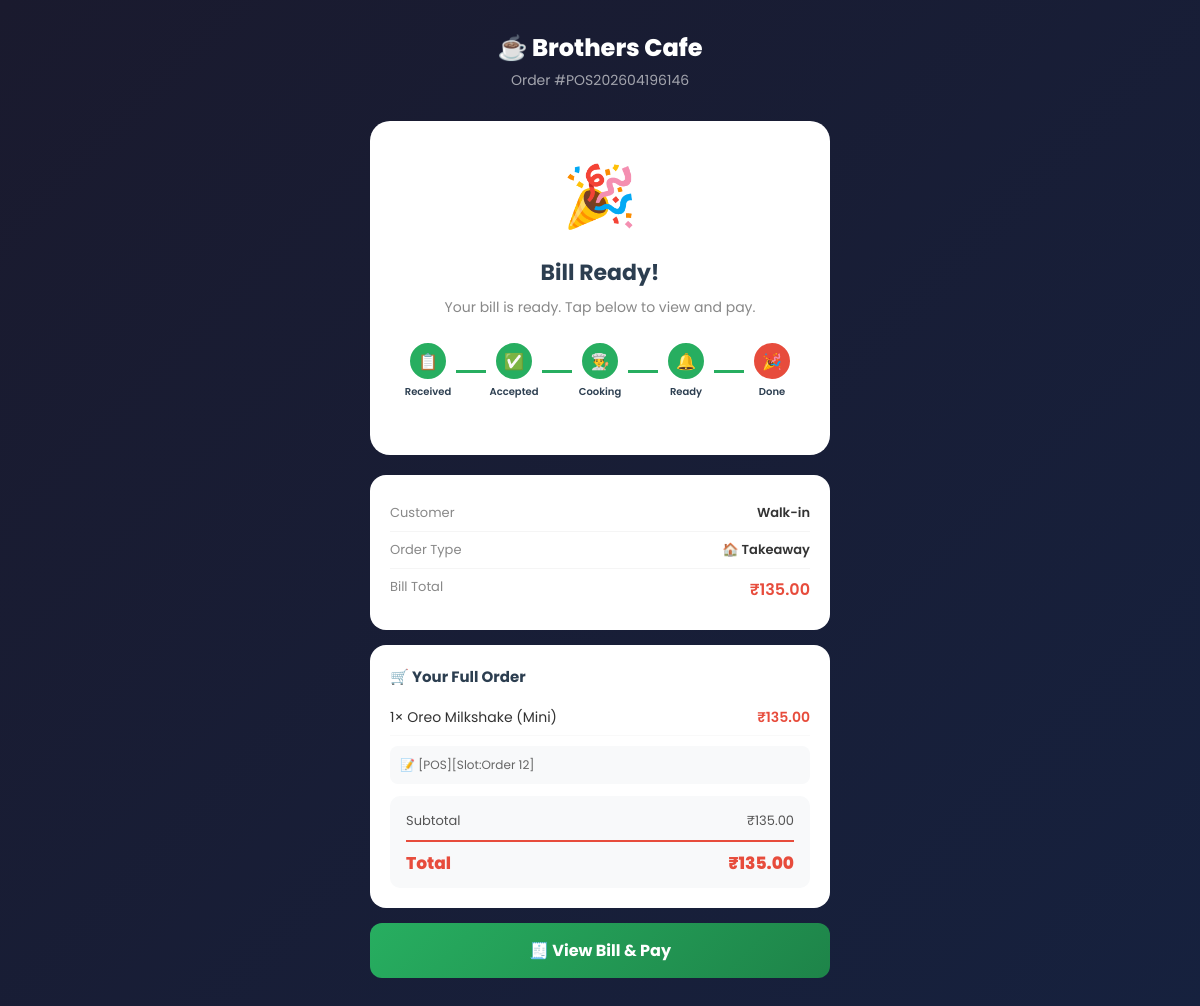
The app's page /order/1/status/ with its own data.
### restaurant/models.py (models this page shows, shortened)
class Order(models.Model):
    STATUS_CHOICES = [
        ('pending', 'Pending'),
        ('accepted', 'Accepted'),
        ('preparing', 'Preparing'),
        ('ready', 'Ready'),
        ('completed', 'Completed'),
        ('cancelled', 'Cancelled'),
    ]
    PAYMENT_STATUS = [
        ('unpaid', 'Unpaid'),
        ('online_pending', 'Online Payment Pending'),
        ('paid_online', 'Paid Online'),
        ('paid_offline', 'Paid Offline'),
    ]
    table = models.ForeignKey(Table, on_delete=models.SET_NULL, null=True, related_name='orders')
    customer_name = models.CharField(max_length=100)
    customer_phone = models.CharField(max_length=15)
    special_instructions = models.TextField(blank=True)
    status = models.CharField(max_length=20, choices=STATUS_CHOICES, default='pending')
    payment_status = models.CharField(max_length=20, choices=PAYMENT_STATUS, default='unpaid')
    payment_method = models.CharField(max_length=20, blank=True)  # 'online' or 'offline'
    order_type = models.CharField(max_length=20, default='dine_in',
        choices=[('dine_in', 'Dine In'), ('takeaway', 'Takeaway')])
    subtotal = models.DecimalField(max_digits=10, decimal_places=2, default=0)
    parcel_charge = models.DecimalField(max_digits=10, decimal_places=2, default=0, help_text='Total parcel charge for takeaway orders')
    discount_percent = models.DecimalField(max_digits=5, decimal_places=2, default=0)
    discount_amount = models.DecimalField(max_digits=10, decimal_places=2, default=0)
    total_amount = models.DecimalField(max_digits=10, decimal_places=2, default=0)
    created_at = models.DateTimeField(auto_now_add=True)
    updated_at = models.DateTimeField(auto_now=True)
    completed_at = models.DateTimeField(null=True, blank=True)
    order_number = models.CharField(max_length=20, unique=True, blank=True)
    staff_notified = models.BooleanField(default=False)
    parent_order = models.ForeignKey('self', on_delete=models.SET_NULL, null=True, blank=True, related_name='reorders', help_text='If this is a reorder, points to the original order')
    class Meta:
        ordering = ['-created_at']

class OrderItem(models.Model):
    order = models.ForeignKey(Order, on_delete=models.CASCADE, related_name='items')
    menu_item = models.ForeignKey(MenuItem, on_delete=models.CASCADE)
    quantity = models.PositiveIntegerField(default=1)
    unit_price = models.DecimalField(max_digits=10, decimal_places=2)
    notes = models.TextField(blank=True)
    @property
    def total_price(self):
        return self.unit_price * self.quantity

class MenuItem(models.Model):
    TYPE_CHOICES = [
        ('veg', 'Vegetarian'),
        ('nonveg', 'Non-Vegetarian'),
        ('vegan', 'Vegan'),
        ('beverage', 'Beverage'),
    ]
    category = models.ForeignKey(Category, on_delete=models.CASCADE, related_name='items')
    name = models.CharField(max_length=200)
    description = models.TextField(blank=True)
    price = models.DecimalField(max_digits=10, decimal_places=2)
    image = models.ImageField(upload_to='menu_images/', blank=True, null=True)
    item_type = models.CharField(max_length=20, choices=TYPE_CHOICES, default='veg')
    is_available = models.BooleanField(default=True, help_text='(Deprecated: use Dine In Active / Takeaway Active below)')
    is_available_dine_in = models.BooleanField(default=True, help_text='Item available for dine-in orders')
    is_available_takeaway = models.BooleanField(default=True, help_text='Item available for takeaway orders')
    is_featured = models.BooleanField(default=False)
    preparation_time = models.PositiveIntegerField(default=15, help_text="Minutes")
    order = models.PositiveIntegerField(default=0)
    parcel_charge = models.DecimalField(max_digits=6, decimal_places=2, default=0,
                                          help_text='Extra charge for takeaway parcel packaging')
    class Meta:
        ordering = ['order', 'name']

### restaurant/views.py (the view, shortened to what this page needs)
# urls.py: path('order/<int:order_id>/status/', views.order_status, name='order_status'),
def order_status(request, order_id):
    order = get_object_or_404(Order, id=order_id)
    shop = get_shop()
    root_order = order
    while root_order.parent_order:
        root_order = root_order.parent_order
    all_orders = [root_order] + list(root_order.reorders.order_by('created_at'))
    combined_items = []
    combined_subtotal = Decimal('0')
    for o in all_orders:
        for item in o.items.select_related('menu_item').all():
            combined_items.append({
                'name': item.menu_item.name,
                'quantity': item.quantity,
                'unit_price': item.unit_price,
                'total_price': item.total_price,
                'is_reorder': o.parent_order is not None,
            })
            combined_subtotal += item.total_price
    discount_percent = root_order.discount_percent
    discount_amount = (combined_subtotal * discount_percent / 100).quantize(Decimal('0.01')) if discount_percent else Decimal('0')
    combined_total = combined_subtotal - discount_amount
    all_completed = all(o.status == 'completed' for o in all_orders)
    return render(request, 'restaurant/order_status.html', {
        'order': order,
        'root_order': root_order,
        'all_orders': all_orders,
        'combined_items': combined_items,
        'combined_subtotal': combined_subtotal,
        'discount_percent': discount_percent,
        'discount_amount': discount_amount,
        'combined_total': combined_total,
        'has_reorders': len(all_orders) > 1,
        'all_completed': all_completed,
        'shop': shop,
    })

### restaurant/views.py (called while the page is built)
def get_shop():
    return ShopSettings.objects.first()

### brothers_cafe/restaurant/templates/restaurant/order_status.html (shortened to what this page needs)
{% extends 'restaurant/base.html' %}
{% block content %}
<div class="status-container">
    <div class="top-bar">
        <div class="cafe-name">&#x2615; Brothers Cafe</div>
        <div class="order-num">Order #{{ root_order.order_number }}</div>
    </div>
    <div class="status-card">
        <div class="status-icon" id="statusIcon">&#x23F3;</div>
        <div class="status-title" id="statusTitle">{{ order.get_status_display }}</div>
        <div class="status-desc" id="statusDesc">We received your order and will start preparing soon</div>
        <div class="progress-track">
            <div class="step" id="step-pending">
                <div class="step-dot">&#x1F4CB;</div>
                <div class="step-label">Received</div>
            </div>
            <div class="step-line" id="line1"></div>
            <div class="step" id="step-accepted">
                <div class="step-dot">&#x2705;</div>
                <div class="step-label">Accepted</div>
            </div>
            <div class="step-line" id="line2"></div>
            <div class="step" id="step-preparing">
                <div class="step-dot">&#x1F468;&#x200D;&#x1F373;</div>
                <div class="step-label">Cooking</div>
            </div>
            <div class="step-line" id="line3"></div>
            <div class="step" id="step-ready">
                <div class="step-dot">&#x1F514;</div>
                <div class="step-label">Ready</div>
            </div>
            <div class="step-line" id="line4"></div>
            <div class="step" id="step-completed">
                <div class="step-dot">&#x1F389;</div>
                <div class="step-label">Done</div>
            </div>
        </div>
    </div>
    <div class="info-card">
        <div class="info-row">
            <span class="info-label">Customer</span>
            <span class="info-val">{{ root_order.customer_name }}</span>
        </div>
        {% if root_order.table %}
        <div class="info-row">
            <span class="info-label">Order Type</span>
            <span class="info-val">&#x1F37D;&#xFE0F; Dine In</span>
        </div>
        {% else %}
        <div class="info-row">
            <span class="info-label">Order Type</span>
            <span class="info-val">&#x1F3E0; Takeaway</span>
        </div>
        {% endif %}
        <div class="info-row">
            <span class="info-label">Bill Total</span>
            <span class="info-val" id="liveTotalDisplay" style="color:#e74c3c;font-size:16px">&#8377;{{ combined_total }}</span>
        </div>
    </div>
    <div class="items-list">
        <div class="items-title">&#x1F6D2; Your Full Order</div>
        {% for order_obj in all_orders %}
            {% for item in order_obj.items.all %}
            <div class="order-item-row">
                <span>
                    {{ item.quantity }}&times; {{ item.menu_item.name }}
                </span>
                <span style="color:#e74c3c;font-weight:600">&#8377;{{ item.total_price }}</span>
            </div>
            {% endfor %}
        {% endfor %}
        {% if root_order.special_instructions %}
        <div style="margin-top:10px;padding:10px;background:#f8f9fa;border-radius:8px;font-size:12px;color:#666">
            &#x1F4DD; {{ root_order.special_instructions }}
        </div>
        {% endif %}
        <div class="total-box">
            <div class="total-row-sm">
                <span>Subtotal</span>
                <span>&#8377;{{ combined_subtotal }}</span>
            </div>
            <div class="grand-row">
                <span>Total</span>
                <span id="liveTotalBox">&#8377;{{ combined_total }}</span>
            </div>
        </div>
    </div>
    <button class="action-btn btn-green" id="billBtn"
        onclick="window.location.href='/order/{{ root_order.id }}/bill/'">
        &#x1F9FE; View Bill &amp; Pay
    </button>
</div>
{% endblock %}

### brothers_cafe/restaurant/templates/restaurant/base.html (style rules this page uses)
* { margin: 0; padding: 0; box-sizing: border-box; }
body { font-family: 'Poppins', sans-serif; background: #f8f9fa; color: #333; }
:root { --primary: #e74c3c; --primary-dark: #c0392b; --secondary: #2c3e50; --accent: #f39c12; --success: #27ae60; --light: #ecf0f1; --dark: #1a1a2e; }

### brothers_cafe/restaurant/templates/restaurant/order_status.html (style rules this page uses)
body { background: linear-gradient(135deg, #1a1a2e 0%, #16213e 100%); min-height: 100vh; }
.status-container { max-width: 500px; margin: 0 auto; padding: 30px 20px 50px; }
.top-bar { text-align: center; color: white; margin-bottom: 30px; }
.cafe-name { font-size: 24px; font-weight: 800; margin-bottom: 5px; }
.order-num { opacity: 0.6; font-size: 14px; }
.status-card { background: white; border-radius: 20px; padding: 30px; margin-bottom: 20px; text-align: center; }
.status-icon { font-size: 60px; margin-bottom: 15px; animation: pulse 2s infinite; }
.status-title { font-size: 22px; font-weight: 700; margin-bottom: 8px; color: #2c3e50; }
.status-desc { color: #888; font-size: 14px; }
.progress-track { display: flex; align-items: center; justify-content: center; gap: 0; margin: 25px 0; }
.step { display: flex; flex-direction: column; align-items: center; gap: 5px; flex: 1; }
.step-dot { width: 36px; height: 36px; border-radius: 50%; border: 3px solid #e9ecef; background: white; display: flex; align-items: center; justify-content: center; font-size: 16px; transition: 0.5s; }
.step.done .step-dot { background: #27ae60; border-color: #27ae60; color: white; }
.step.active .step-dot { background: #e74c3c; border-color: #e74c3c; color: white; animation: pulse 1s infinite; }
.step-label { font-size: 10px; color: #aaa; text-align: center; }
.step.done .step-label, .step.active .step-label { color: #2c3e50; font-weight: 600; }
.step-line { flex: 1; height: 3px; background: #e9ecef; max-width: 30px; }
.step-line.done { background: #27ae60; }
.info-card { background: white; border-radius: 16px; padding: 20px; margin-bottom: 15px; }
.info-row { display: flex; justify-content: space-between; padding: 8px 0; border-bottom: 1px solid #f5f5f5; }
.info-row:last-child { border: none; }
.info-label { color: #888; font-size: 13px; }
.info-val { font-weight: 600; font-size: 13px; }
.items-list { background: white; border-radius: 16px; padding: 20px; margin-bottom: 15px; }
.items-title { font-weight: 700; margin-bottom: 12px; color: #2c3e50; font-size: 15px; }
.order-item-row { display: flex; justify-content: space-between; align-items: center; padding: 7px 0; font-size: 14px; border-bottom: 1px solid #f9f9f9; }
.total-box { background: #f8f9fa; border-radius: 10px; padding: 12px 16px; margin-top: 12px; }
.total-row-sm { display: flex; justify-content: space-between; font-size: 13px; padding: 3px 0; color: #555; }
.grand-row { display: flex; justify-content: space-between; font-size: 17px; font-weight: 800; color: #e74c3c; padding-top: 8px; margin-top: 6px; border-top: 2px solid #e74c3c; }
.action-btn { width: 100%; padding: 15px; border: none; border-radius: 12px; font-size: 16px; font-weight: 700; cursor: pointer; font-family: 'Poppins', sans-serif; margin-top: 12px; display: none; }
.btn-green { background: linear-gradient(135deg, #27ae60, #1e8449); color: white; }

### records on screen
Order: order_number "POS202604196146", customer_name "Walk-in", special_instructions "[POS][Slot:Order 12]"
OrderItem: quantity "1", menu_item.name "Oreo Milkshake (Mini)", total_price "135.00"

### other values on screen
{{ combined_total }} "135.00"
{{ combined_subtotal }} "135.00"
